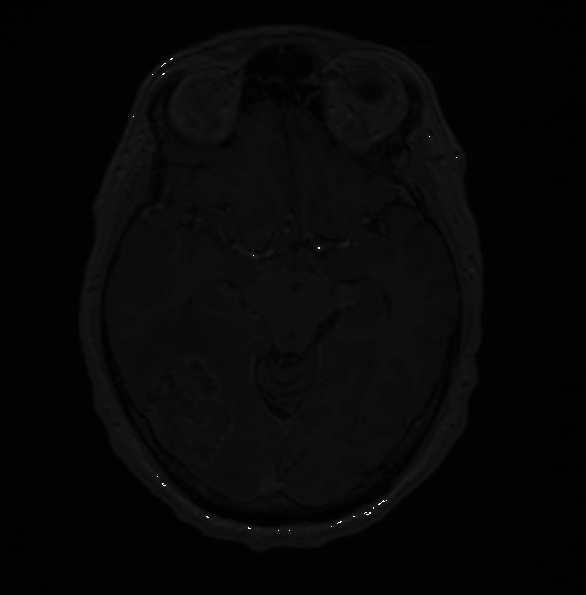
%> input picture 3rdYears/Y3T2/ComputerVision/Practice/Lab03/mri_txt.tif, 586 x 595 px
$ octave practiceLab04_XRAY.m   (GNU Octave 9; MATLAB toolbox functions it lacks are replaced by stand-ins)
%> lines starting %> are read from the running program, lines starting %| are printed output that depends on the picture
im = imread('mri_txt.tif');
%> im is the input picture: size 595x586x3 uint8; min 1, max 255, mean 7.1
lims = stretchlim(im);
%> lims = [0.00392 0.00392 0.00392; 0.0824 0.0824 0.0824]
j = imadjust(im, lims, []);
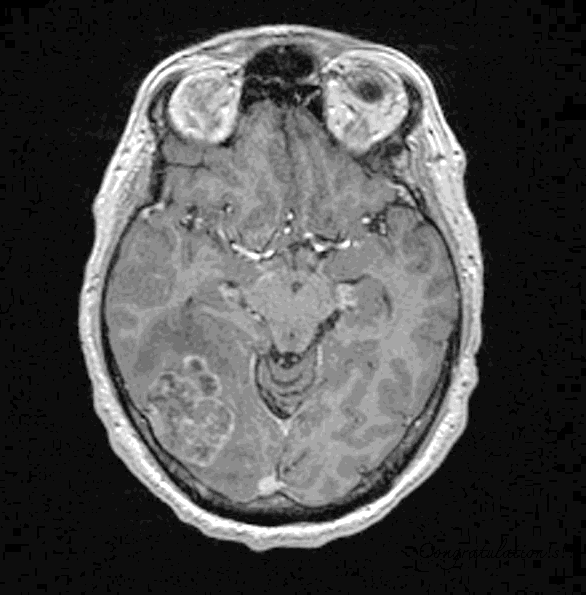
%> j: size 595x586x3 uint8; min 0, max 255, mean 76.6
% disp(lims);
h = histeq(im);
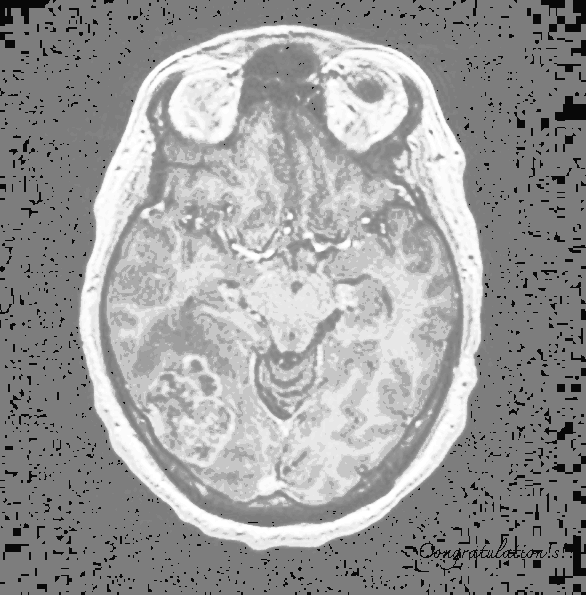
%> h: size 595x586x3 uint8; min 8, max 255, mean 155.9
figure("Name","ORIGINAL");imshow(im);
figure("Name","IMADJUST");imshow(j);
figure("Name","HISTEQ");imshow(h);
